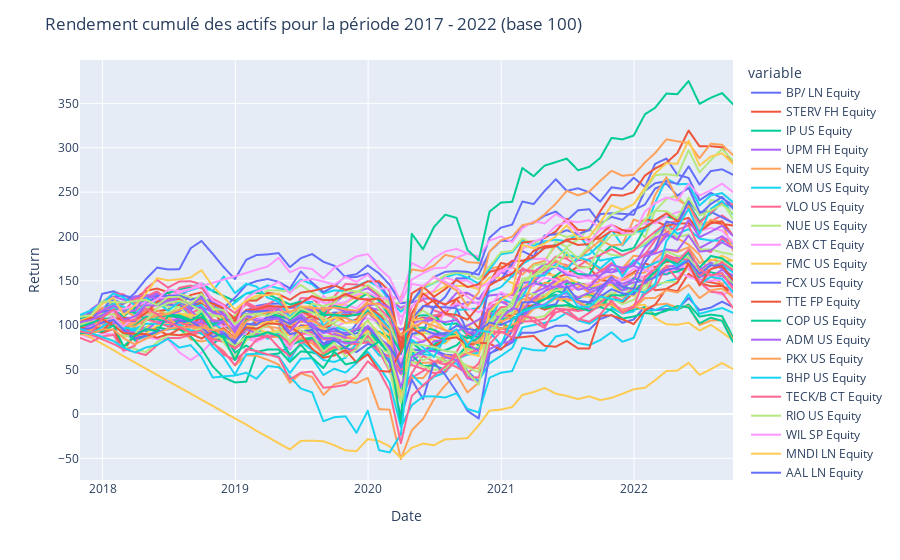

Notebook cell for this chart:
### Markdown cell above
# qst 2

### Code cell
cumulative_returns = df_stocks.cumsum() + 100 

cumulative_returns['date'] = returns['date2']

# plot
fig = px.line(cumulative_returns, x='date', y=list_stocks)
fig.update_layout(title="Rendement cumulé des actifs pour la période 2017 - 2022 (base 100)", xaxis_title="Date", yaxis_title="Return")
fig.show()
